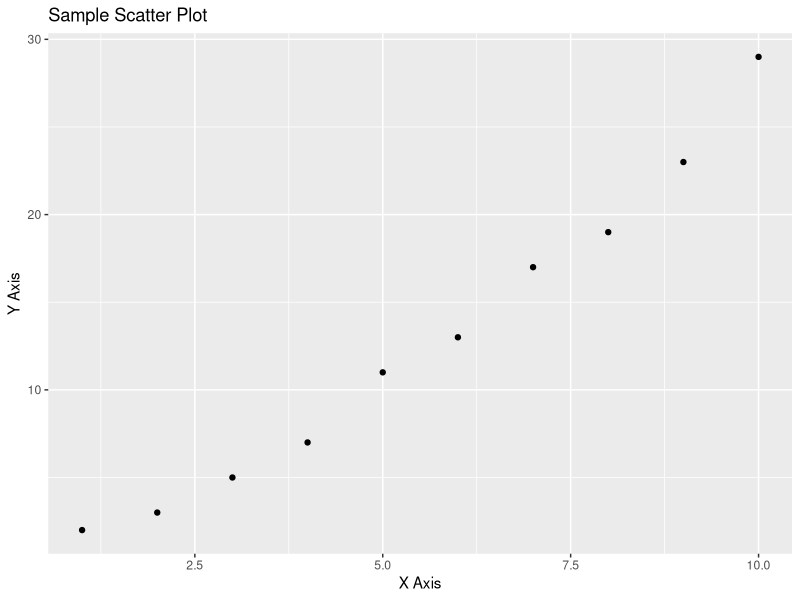

This figure's R source:
# Load necessary library
library(ggplot2)

# Create a sample data frame
data <- data.frame(
    x = 1:10,
    y = c(2, 3, 5, 7, 11, 13, 17, 19, 23, 29)
)

# Create a basic scatter plot
ggplot(data, aes(x = x, y = y)) +
    geom_point() +
    labs(title = "Sample Scatter Plot", x = "X Axis", y = "Y Axis")